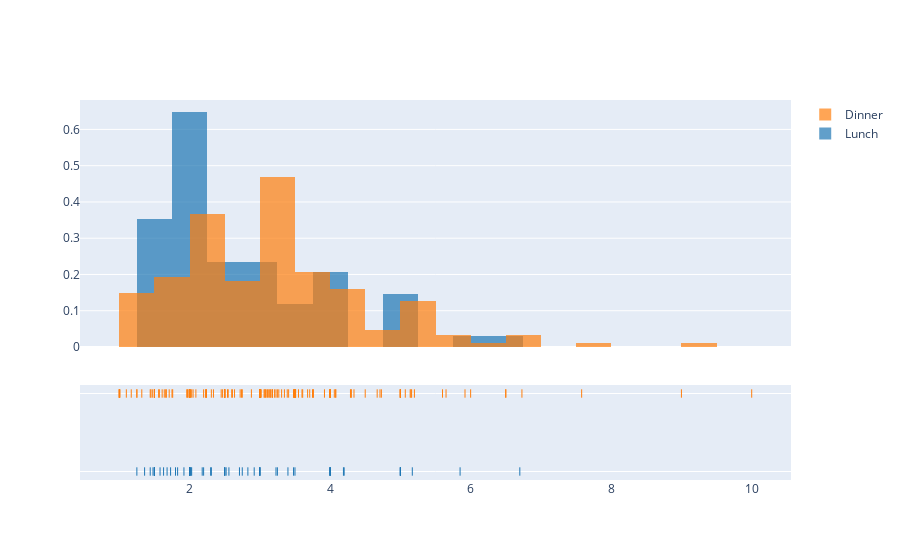

The notebook cell this image was saved under:
### Markdown cell above
## Changing bin size
* `bin_size`

### Code cell
fig = ff.create_distplot(hist_data, group_labels, show_curve=False, bin_size=0.5)
fig.show()

### Figure 1 — Plotly figure (JSON) as saved in the notebook; plotly's stock layout.template omitted (floating-point values rounded to 4 significant figures; data arrays with more than 128 entries replaced by an {"elided": "..."} marker saying what was removed)
{"data": [{"autobinx": false, "histnorm": "probability density", "legendgroup": "Lunch", "marker": {"color": "rgb(31, 119, 180)"}, "name": "Lunch", "opacity": 0.7, "type": "histogram", "x": [4, 3, 2.71, 3, 3.4, 1.83, 5, 2.03, 5.17, 2, 4, 5.85, 3, 1.5, 1.8, 2.92, 2.31, 1.68, 2.5, 2, 2.52, 4.2, 1.48, 2, 2, 2.18, 1.5, 2.83, 1.5, 2, 3.25, 1.25, 2, 2, 2, 2.75, 3.5, 6.7, 5, 5, 2.3, 1.5, 1.36, 1.63, 1.73, 2, 4.19, 2.56, 2.02, 4, 1.44, 2, 5, 2, 2, 4, 2.01, 2, 2.5, 4, 3.23, 2.2, 3.48, 1.92, 3, 1.58, 2.5, 2], "xaxis": "x", "xbins": {"end": 6.7, "size": 0.5, "start": 1.25}, "yaxis": "y"}, {"autobinx": false, "histnorm": "probability density", "legendgroup": "Dinner", "marker": {"color": "rgb(255, 127, 14)"}, "name": "Dinner", "opacity": 0.7, "type": "histogram", "x": {"elided": "176 float values"}, "xaxis": "x", "xbins": {"end": 10, "size": 0.5, "start": 1}, "yaxis": "y"}, {"legendgroup": "Lunch", "marker": {"color": "rgb(31, 119, 180)", "symbol": "line-ns-open"}, "mode": "markers", "name": "Lunch", "showlegend": false, "type": "scatter", "x": [4, 3, 2.71, 3, 3.4, 1.83, 5, 2.03, 5.17, 2, 4, 5.85, 3, 1.5, 1.8, 2.92, 2.31, 1.68, 2.5, 2, 2.52, 4.2, 1.48, 2, 2, 2.18, 1.5, 2.83, 1.5, 2, 3.25, 1.25, 2, 2, 2, 2.75, 3.5, 6.7, 5, 5, 2.3, 1.5, 1.36, 1.63, 1.73, 2, 4.19, 2.56, 2.02, 4, 1.44, 2, 5, 2, 2, 4, 2.01, 2, 2.5, 4, 3.23, 2.2, 3.48, 1.92, 3, 1.58, 2.5, 2], "xaxis": "x", "y": ["Lunch", "Lunch", "Lunch", "Lunch", "Lunch", "Lunch", "Lunch", "Lunch", "Lunch", "Lunch", "Lunch", "Lunch", "Lunch", "Lunch", "Lunch", "Lunch", "Lunch", "Lunch", "Lunch", "Lunch", "Lunch", "Lunch", "Lunch", "Lunch", "Lunch", "Lunch", "Lunch", "Lunch", "Lunch", "Lunch", "Lunch", "Lunch", "Lunch", "Lunch", "Lunch", "Lunch", "Lunch", "Lunch", "Lunch", "Lunch", "Lunch", "Lunch", "Lunch", "Lunch", "Lunch", "Lunch", "Lunch", "Lunch", "Lunch", "Lunch", "Lunch", "Lunch", "Lunch", "Lunch", "Lunch", "Lunch", "Lunch", "Lunch", "Lunch", "Lunch", "Lunch", "Lunch", "Lunch", "Lunch", "Lunch", "Lunch", "Lunch", "Lunch"], "yaxis": "y2"}, {"legendgroup": "Dinner", "marker": {"color": "rgb(255, 127, 14)", "symbol": "line-ns-open"}, "mode": "markers", "name": "Dinner", "showlegend": false, "type": "scatter", "x": {"elided": "176 float values"}, "xaxis": "x", "y": {"elided": "176 str values"}, "yaxis": "y2"}], "layout": {"barmode": "overlay", "hovermode": "closest", "legend": {"traceorder": "reversed"}, "xaxis": {"anchor": "y2", "domain": [0, 1], "zeroline": false}, "yaxis": {"anchor": "free", "domain": [0.35, 1], "position": 0}, "yaxis2": {"anchor": "x", "domain": [0, 0.25], "dtick": 1, "showticklabels": false}}}
